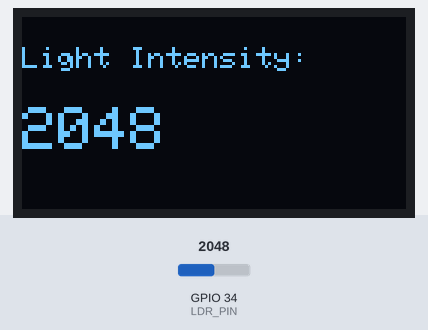
This sketch was run on a simulated ESP32. Shown: 128×64 one-colour display. Inputs (shaded band) come from the test bench; at power-on: GPIO 34 (LDR_PIN) = 2048. What the sketch prints to the serial monitor is not drawn.

Above: at 2.2 s.
2.3 s: GPIO 34 (LDR_PIN) set to 2866
At 3.8 s:
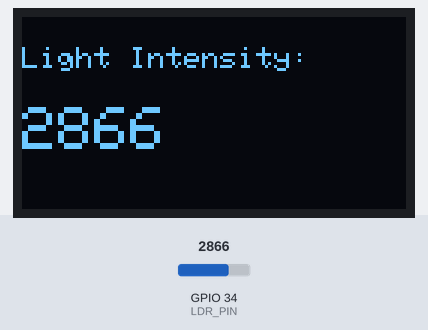
4.1 s: GPIO 34 (LDR_PIN) set to 3603
At 4.5 s:
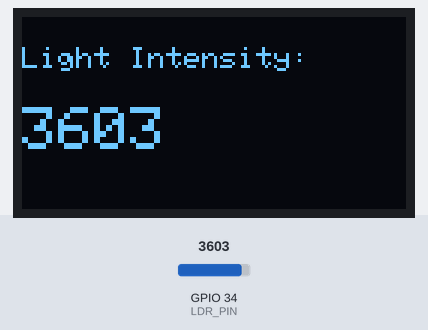
5.7 s: GPIO 34 (LDR_PIN) set to 4095
At 6.1 s:
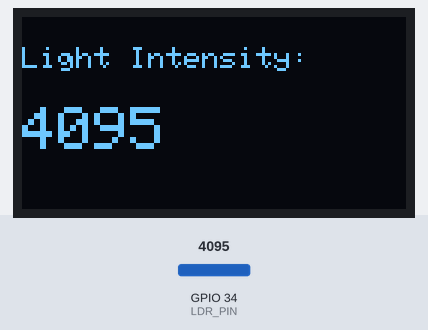
Timing chart, 0 to 8.7 s (numbered marks = the images above; inputs shaded):
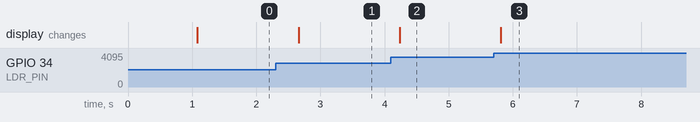

Measured:
- after the input at 2.3 s, the display: changes after 0.36 s (image 1)
- after the input at 4.1 s, the display: changes after 0.14 s (image 2)
- after the input at 5.7 s, the display: changes after 0.11 s (image 3)

The sketch:

photoresistor_oled.ino
```cpp
#include <Wire.h>
#include <Adafruit_GFX.h>
#include <Adafruit_SSD1306.h>

#define SCREEN_WIDTH 128
#define SCREEN_HEIGHT 64
#define OLED_RESET -1  // Reset pin # (or -1 if sharing Arduino reset)
Adafruit_SSD1306 display(SCREEN_WIDTH, SCREEN_HEIGHT, &Wire, OLED_RESET);

#define LDR_PIN 34  // Analog pin where LDR is connected

void setup() {
  Serial.begin(115200);
  Wire.begin(21, 22);  // ESP32 default I2C pins: SDA = 21, SCL = 22

  // OLED Initialization
  if (!display.begin(SSD1306_SWITCHCAPVCC, 0x3C)) {
    Serial.println("OLED failed");
    while (true);  // Freeze if OLED is not found
  }

  display.clearDisplay();
  display.setTextSize(1);
  display.setTextColor(SSD1306_WHITE);
  display.setCursor(0, 0);
  display.println("OLED Ready...");
  display.display();
  delay(1000);
}

void loop() {
  int lightVal = analogRead(LDR_PIN);  // Read LDR value
  Serial.print("LDR Value: ");
  Serial.println(lightVal);

  display.clearDisplay();
  display.setCursor(0, 10);
  display.setTextSize(1);
  display.print("Light Intensity:");
  display.setCursor(0, 30);
  display.setTextSize(2);
  display.print(lightVal);
  display.display();

  delay(500);
}
```
